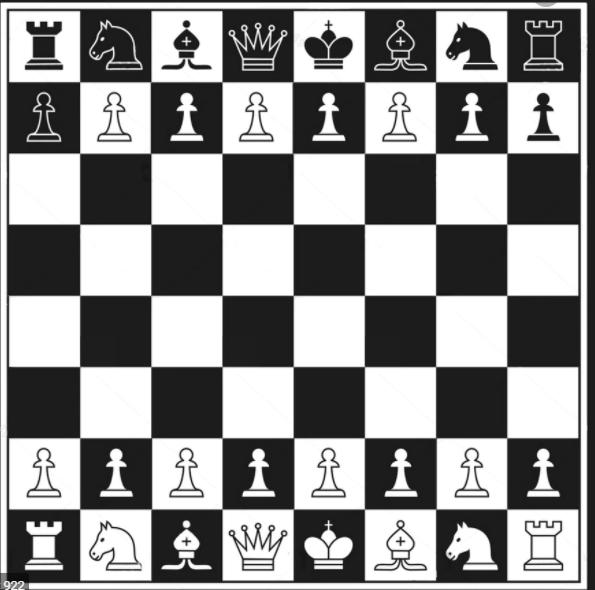
#> input picture OpenCV_basics/Image_Descriptors/chess.PNG, 595 x 590 px, given in place of the camera
$ python contours.py
#> lines starting #> are read from the running program, lines starting #| are printed output that depends on the picture; after the words box and inside, x2 and y2 are one past the last pixel; in counts of white or black regions, pixels touching at a corner belong together
import cv2
import numpy as np

cap=cv2.VideoCapture(0)
_,img=cap.read()
#> img is the input picture: shape (590, 595, 3); mean B, G, R 142.3, 142.3, 142.2
imggray=cv2.cvtColor(img,cv2.COLOR_BGR2GRAY)
_,imgthresh=cv2.threshold(imggray,30,255,cv2.THRESH_BINARY_INV)
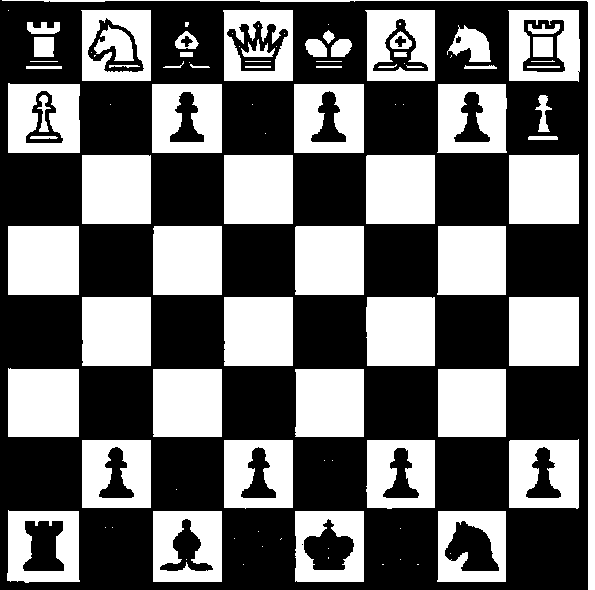
#> imgthresh: shape (590, 595); 41.3% white; 102 white regions (37 under 20 px)
contours,_=cv2.findContours(imgthresh,cv2.RETR_EXTERNAL,cv2.CHAIN_APPROX_NONE)
#> contours = 74 contours, 27 with area under 20; largest, box (x1, y1, x2, y2) and area: (7, 510, 80, 583) 4900, (508, 10, 580, 82) 4864, (8, 83, 80, 153) 4806, (223, 10, 293, 81) 4762, (81, 10, 151, 81) 4760
img1=img.copy()
for c in contours:
    x,y,w,h=cv2.boundingRect(c)
    cv2.rectangle(img,(x,y),(x+w,y+h),(255,0,0),3)

    rect=cv2.minAreaRect(c)
    points=cv2.boxPoints(rect)
    points=np.int0(points)
    img=cv2.drawContours(img,[points],0,(0,0,255),2)

    (x,y),radius=cv2.minEnclosingCircle(c)
    x=np.int0(x)
    y=np.int0(y)
    radius=np.int0(radius)
    cv2.circle(img,(x,y),radius,(0,0,0),2)
#> this loop made 74 passes
#> (x, y, w, h, rect, points, radius) on passes 1, 2, 3, 4, 5, 7: (417, 564, 2, 1, ((417.5, 564), (0, 1), -90), [[418, 564], [417, 564], [417, 564], [418, 564]], 0), (382, 564, 2, 1, ((382.5, 564), (0, 1), -90), [[383, 564], [382, 564], [382, 564], [383, 564]], 0), (243, 564, 1, 1, ((243, 564), (0, 0), -90), [[243, 564], [243, 564], [243, 564], [243, 564]], 0), (400, 559, 1, 1, ((400, 559), (0, 0), -90), [[400, 559], [400, 559], [400, 559], [400, 559]], 0), (262, 546, 1, 1, ((262, 546), (0, 0), -90), [[262, 546], [262, 546], [262, 546], [262, 546]], 0), (234, 538, 1, 1, ((234, 538), (0, 0), -90), [[234, 538], [234, 538], [234, 538], [234, 538]], 0)
#> (c, x, y, w, h, rect, points, radius) on pass 6: ([[281, 538], [280, 539]], 280, 538, 2, 2, ((280.5, 538.5), (1.41, 0), -45), [[280, 539], [280, 539], [281, 538], [281, 538]], 0)
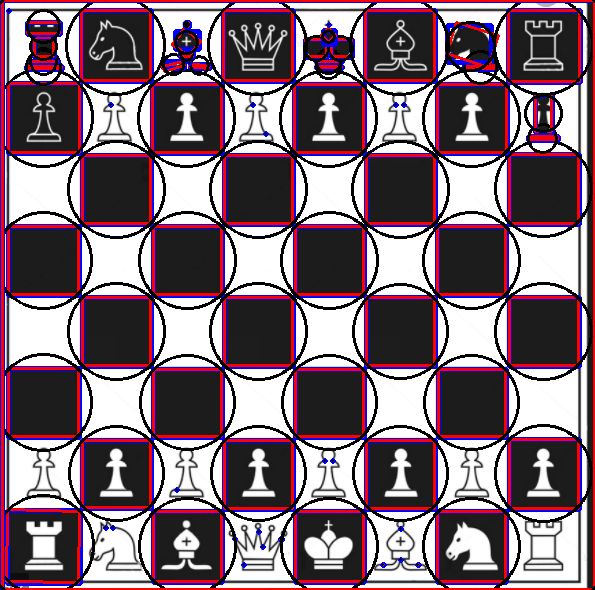
#> img: shape (590, 595, 3); mean B, G, R 123.5, 109, 131.6

imgcontours=cv2.drawContours(img1,contours,-1,(0,255,0),3)
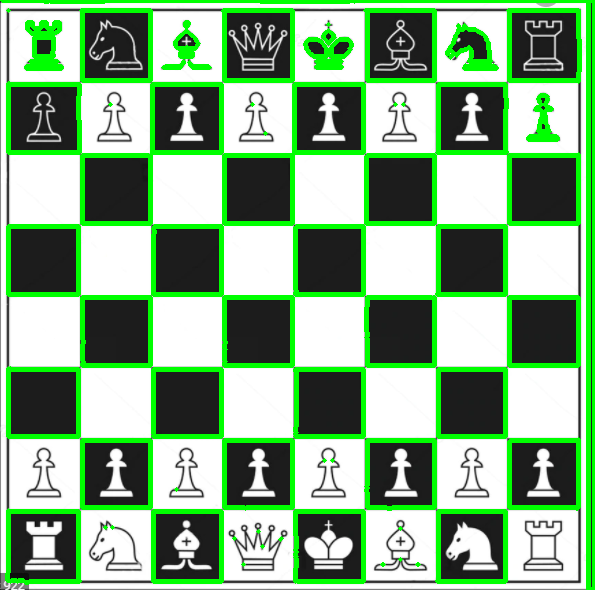
#> imgcontours: shape (590, 595, 3); mean B, G, R 132.5, 172.4, 132.5
cv2.imshow('contour',imgcontours)
cv2.imshow('imgthresH',imgthresh)
cv2.imshow('img',img)
cv2.imshow('img1',img1)
cv2.imshow('gray',imggray)
cv2.waitKey(0)
